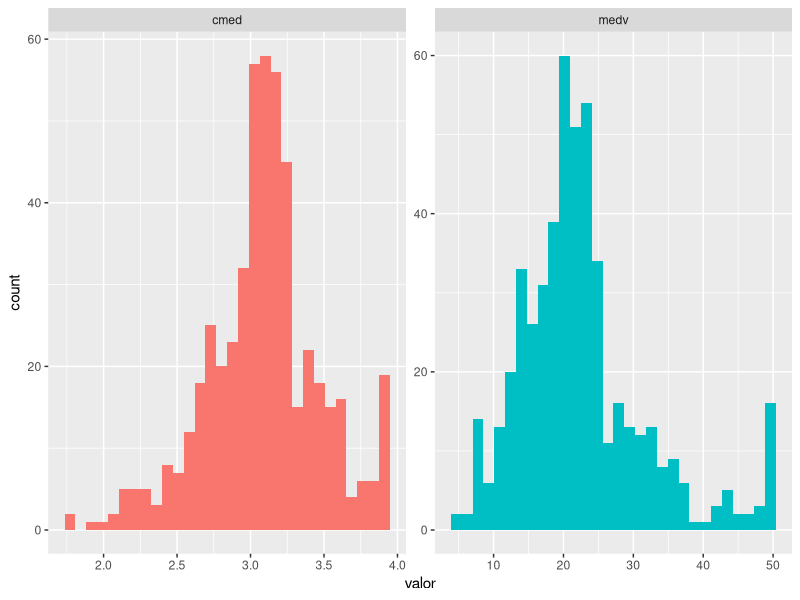
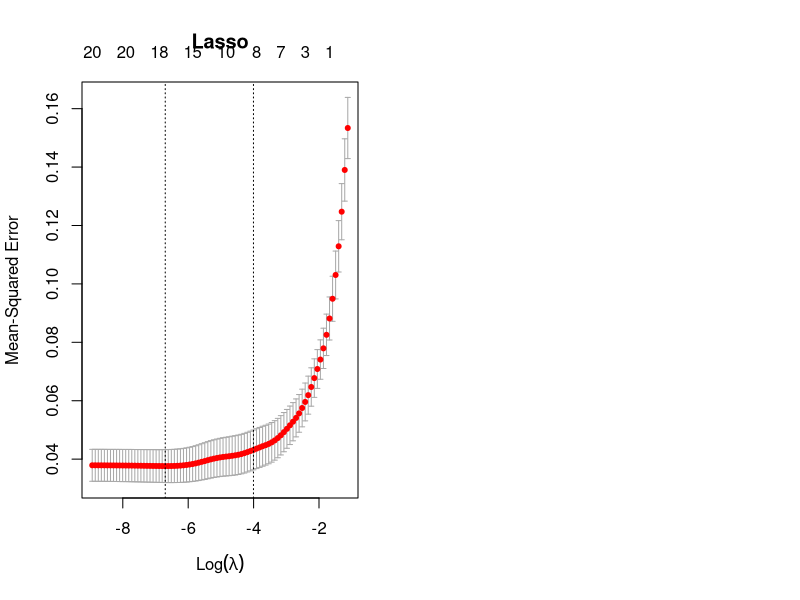
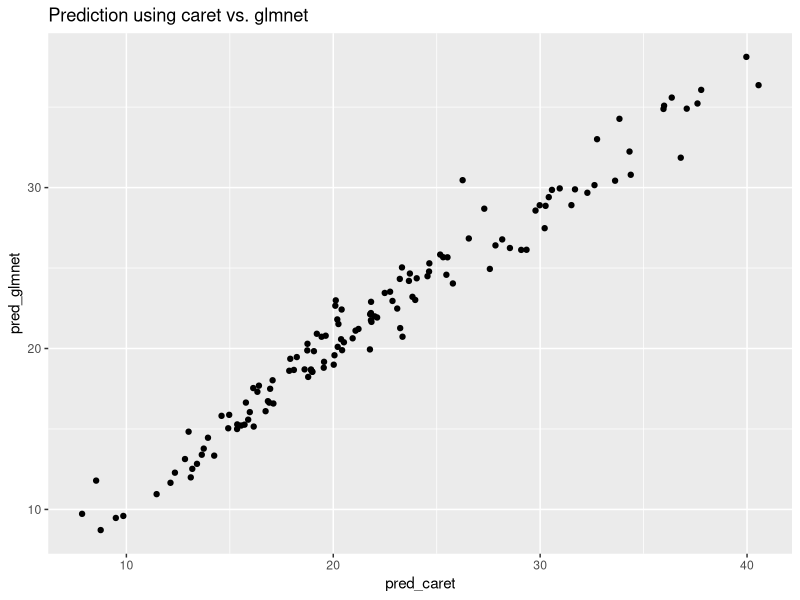
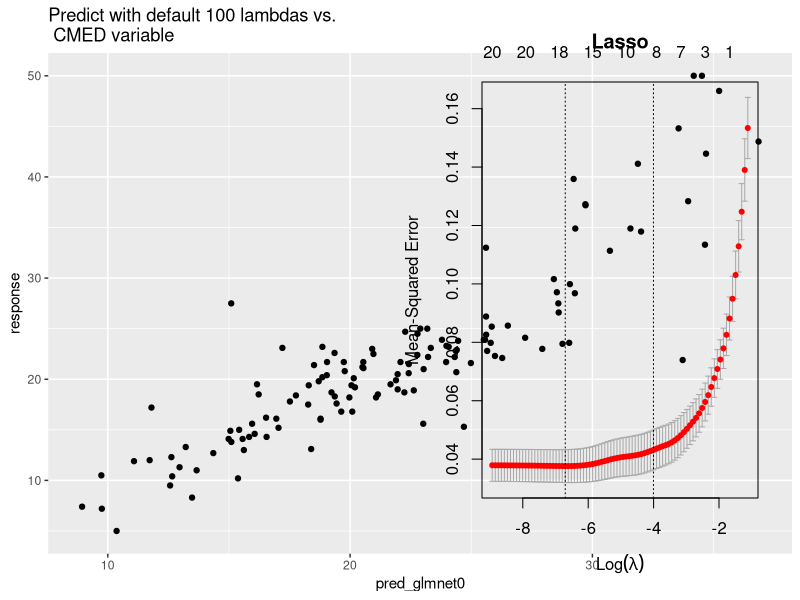

These charts were generated, in order, by the following R code: (Note: this script raises an error after producing the figures.)
## ---- chunk 1
knitr::opts_chunk$set(echo = TRUE,warning = FALSE,fig.height = 8, fig.width = 8)
## ---- chunk 2
library(MASS)
library(glmnet)
library(ggplot2)
library(dplyr)
library(tidyr)
library(caret)
library(knitr)
library(caTools)
data(Boston)
## ---- chunk 3
par(mfrow=c(1,2))
Boston %>% mutate(cmed=log(medv+1)) %>% gather(respuesta,valor,14:15) %>%  ggplot(.,aes(valor,fill=as.factor(respuesta))) + geom_histogram() + guides(fill=FALSE) + facet_wrap(~respuesta,scales = "free")
## ---- chunk 4
CARET.TRAIN.CTRL <- trainControl(method="cv",
                                 number = 10,
                                 verboseIter=FALSE)
## ---- chunk 5
Boston$cmed <- log(Boston$medv+1)

str(Boston)
#categorical hot encoding for rad
Boston$rad <- as.factor(as.character(Boston$rad))
dummies<-dummyVars(~rad,data = Boston)

BostonSc <- Boston %>% select_if(is.numeric) %>% mutate_all(funs(scale)) %>% as.data.frame()

##number of NA's
sapply(Boston,function(x){sum(which(is.na(x)))})

categorical_1_hot <- predict(dummies,Boston)

BostonSc <- cbind(BostonSc,categorical_1_hot)
## ---- chunk 6

sn<-sample.split(BostonSc,0.75)
BostonSc <- BostonSc %>% select(-c(medv))
train <- BostonSc[sn,]
test <- BostonSc[!sn,]
y <- Boston$cmed[sn]
testy <- Boston$cmed[!sn]
X_train <- train %>% select(-c(cmed))
X_test <- test %>% select(-cmed)
set.seed(123)  # for reproducibility
model_lasso <- train(x=X_train,y=y,
                  method="glmnet",
                  metric="RMSE",
                  maximize=FALSE,
                  trControl=CARET.TRAIN.CTRL,
                  tuneGrid=expand.grid(alpha=1,  # Lasso regression
                                       lambda=c(1,0.1,0.05,0.01,seq(0.009,0.001,-0.001),
                                            0.00075,0.0005,0.0001)))
model_lasso

## ---- chunk 7
X_train <- data.matrix(X_train)
X_test <- data.matrix(X_test)
set.seed(123)
# by default uses 10 fold cross validation. Uses 100 lambdas
modelglmnet <- cv.glmnet(X_train,y,family = "gaussian",alpha = 1,standardize = FALSE,intercept = TRUE,type.measure = "mse")

plot(modelglmnet,main = "Lasso")
coef(modelglmnet, s = "lambda.1se")

cat("The best lambda is",modelglmnet$lambda.min,"\n")

## ---- chunk 8
modelglmnet2 <- cv.glmnet(X_train,y,family = "gaussian",alpha = 1,standardize = FALSE,intercept = TRUE,lambda = c(1,0.1,0.05,0.01,seq(0.009,0.001,-0.001),0.00075,0.0005,0.0001),type.measure = "mse")
## ---- chunk 9
pred_glmnet = exp(predict(modelglmnet2,newx=X_test))-1
pred_caret = exp(predict(model_lasso,newdata = X_test))-1
# cbind(pred,exp(testy)-1) %>% View()
data_pred <- data.frame(pred_glmnet=pred_glmnet,pred_caret=pred_caret)
data_pred %>%   ggplot(.,aes(pred_caret,pred_glmnet)) + geom_point() + ggtitle("Prediction using caret vs. glmnet")


## ---- chunk 10
pred_glmnet0 = exp(predict(modelglmnet,newx=X_test))-1
data_pred0 <- data.frame(pred_glmnet0=pred_glmnet0,response=exp(testy)-1)
data_pred0 %>%   ggplot(.,aes(pred_glmnet0,response)) + geom_point() + ggtitle("Predict with default 100 lambdas vs. \n CMED variable")
## ---- chunk 11
require(Metrics)
cat("With tune lambdas")
mse(pred_glmnet,exp(testy)-1)
cat("With default lambdas")
mse(pred_glmnet0,exp(testy)-1)
cat("Using caret package and tuning lambdas:")
mse(pred_caret,exp(testy)-1)

cat("The best metric is obtained with default lambdas using glmnet package. \n")
## ---- chunk 12
cat("Plot lambdas vs. metric")
plot(modelglmnet,main = "Lasso")

cat("Coef. with best lambda")
coef(modelglmnet, s = "lambda.min")

imp_coef <- as.data.frame(as.matrix(coef(modelglmnet, s = "lambda.min")))
imp_coef$coef.name <- rownames(imp_coef)
imp_coef$coef.value <- imp_coef$`1`

ggplot(imp_coef) +
    geom_bar(aes(x=reorder(coef.name,coef.value),y=coef.value),
             stat="identity") +
    ylim(min(imp_coef$coef.value)-.5,max(imp_coef$coef.value)+.5) +
    coord_flip() +
    ggtitle("Coefficents in the Lasso Model with lambda.min argument") +
    theme(axis.title=element_blank())

imp_coef <- as.data.frame(as.matrix(coef(modelglmnet, s = "lambda.1se")))
imp_coef$coef.name <- rownames(imp_coef)
imp_coef$coef.value <- imp_coef$`1`

ggplot(imp_coef) +
    geom_bar(aes(x=reorder(coef.name,coef.value),y=coef.value),
             stat="identity") +
    ylim(min(imp_coef$coef.value)-.5,max(imp_coef$coef.value)+.5) +
    coord_flip() +
    ggtitle("Coefficents in the Lasso Model with lambda.min argument") +
    theme(axis.title=element_blank())



cat("Coef. with lambda in 1 square error")
coef(modelglmnet, s = "lambda.1se")
cat("Notice that loosing few value of metric we obtain a model with less parameters, indicating that lasso obtain sparsity solutions.")

## ---- chunk 13
y <- y - mean(y)
modelglmnet_ridge <- cv.glmnet(X_train,y,family = "gaussian",alpha = 0,standardize = FALSE,intercept = FALSE,type.measure = "mse")
## ---- chunk 14

CV_kfolds_ridge <- function(X,y,folds,lambda.v,seed_value=NULL) {
  
  # as.numeric all covariables X
  X <- sapply(X,as.numeric)
  
  # scale data & input data to -1
  X[is.na(X)] <- -1
  mean_X <- apply(X,2,mean)
  sd_X <- apply(X,2,sd)
  y_mean <- mean(y)
  
  X <- as.matrix(scale(X, center=mean_X, scale=sd_X))
  y <- as.matrix(scale(y, center=y_mean, scale=FALSE))
  
  data <- cbind(y,X)
  
  if(is.null(seed_value)){1234}
  set.seed(seed_value)
  # permut data and make k folds
  data<-data[sample(nrow(data)),]
  
  
  # Create k size folds
  kfolds <- cut(seq(1,nrow(data)),breaks=folds,labels=FALSE)
  
  
  # result for lambda l
  cv_kfolds_mpse_lambda <- numeric(length(lambda.v))
  
  
  for (l in 1:length(lambda.v)){ 
    
    lambda <- lambda.v[l]
    cv_kfolds_mpse <- numeric(folds)
    
    for (i in 1:folds){
    
    idx <- which(kfolds==i)
    train <- data[-idx, ]
    test <- data[idx, ]
    n_train <- dim(train)[1]
    p_train <- dim(train)[2]-1
    n_test <- dim(test)[1]
    p_test <- dim(test)[2]-1
    
    
    beta.path <- matrix(0,nrow=1, ncol=p_train)
    
    
    XtX <- t(train[,-1]) %*% train[,-1]
    H.lambda.aux <- t(solve(XtX + lambda*diag(1,p_train))) %*% t(train[,-1])
    beta.path <-  H.lambda.aux %*% as.matrix(train[,1])
    hat.Y_val <- test[,-1] %*% beta.path
    cv_kfolds_mpse[i] <- sum((test[,1]-hat.Y_val)^2)/n_test
    }
    
    cv_kfolds_mpse_lambda[l] <- mean(cv_kfolds_mpse)
    cv_kfolds_mpse <- NULL
  }
  
  
  min_lambda <- lambda.v[which.min(cv_kfolds_mpse_lambda)]
  cat("Resultados considerando k=",folds,"folds: \n")
  cat("\n")
  cat("El lambda que hace mínimo el PMSE es: ",min_lambda,"\n")
  cat("\n")
  cat("El PMSE es: ",min(cv_kfolds_mpse_lambda) )
  
  plot(lambda.v,cv_kfolds_mpse_lambda,main = 'Valores lambda vs. k-fold MSPE',
       ylab='MPSE error',xlab="values of lambda")
  
}

lambda.search = modelglmnet_ridge$lambda
CV_kfolds_ridge(X=Boston[,1:13],y=Boston[,15],folds=10,lambda.v=lambda.search,seed_value = 123)
